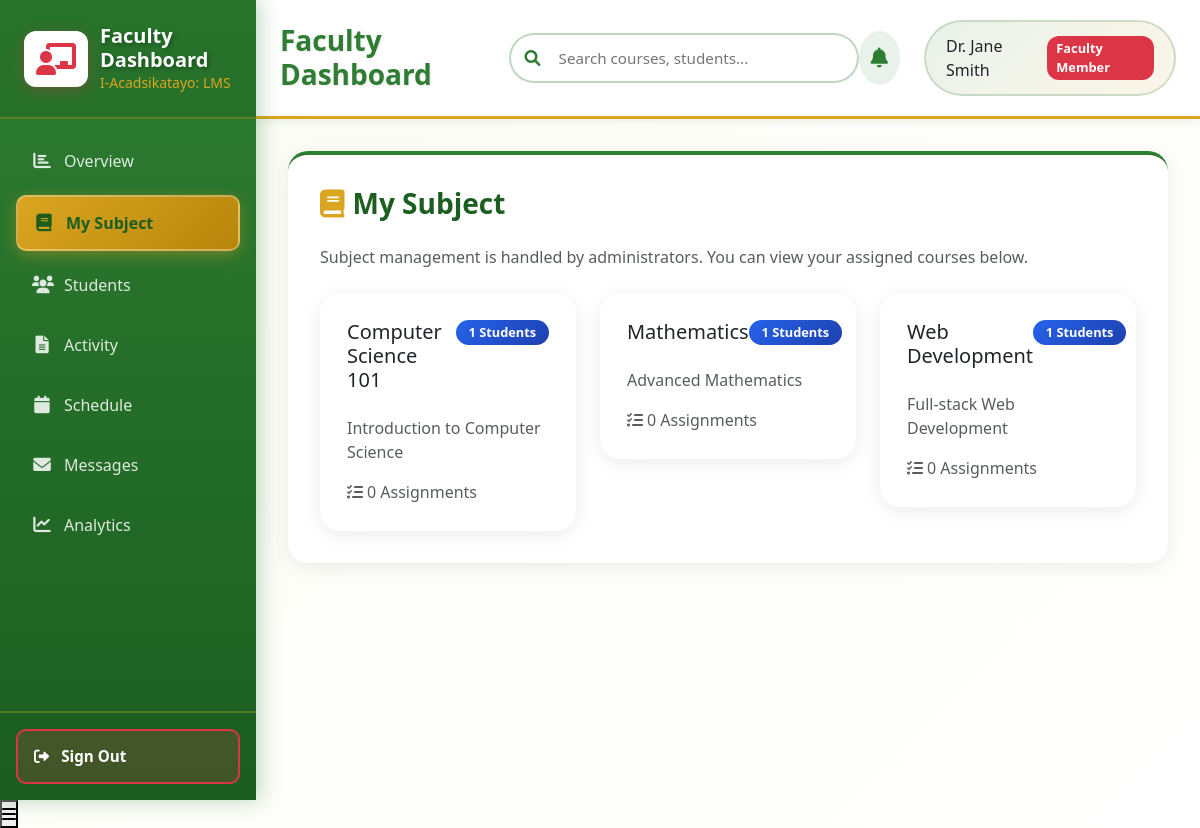
The page /faculty_dashboard.php?tab=courses (signed in) on the database its author committed.
### tables this page shows
CREATE TABLE courses (
    id INT PRIMARY KEY AUTO_INCREMENT,
    name VARCHAR(200) NOT NULL,
    description TEXT,
    instructor_id INT,
    created_at TIMESTAMP DEFAULT CURRENT_TIMESTAMP,
    updated_at TIMESTAMP DEFAULT CURRENT_TIMESTAMP ON UPDATE CURRENT_TIMESTAMP,
    FOREIGN KEY (instructor_id) REFERENCES users(id) ON DELETE SET NULL
);

### faculty_dashboard.php (the view, shortened to what this page needs)
<?php
$user_name = $_SESSION['user_name'];
$conn = new mysqli(DB_HOST, DB_USER, DB_PASS, DB_NAME);
$activeTab = isset($_GET['tab']) ? $_GET['tab'] : 'overview';
$colors = ['blue', 'emerald', 'purple', 'orange', 'indigo'];
$courses = [];
$stmt = $conn->prepare("
    SELECT c.id, c.name, c.description,
           (SELECT COUNT(*) FROM enrollments e WHERE e.course_id = c.id) as students,
           (SELECT COUNT(*) FROM assignments a WHERE a.course_id = c.id) as assignments
    FROM courses c
    WHERE c.instructor_id = ?
    ORDER BY c.created_at DESC
");
$stmt->bind_param("i", $_SESSION['user_id']);
$stmt->execute();
$course_result = $stmt->get_result();
if ($course_result && $course_result->num_rows > 0) {
    $color_index = 0;
    while ($row = $course_result->fetch_assoc()) {
        $row['color'] = $colors[$color_index % count($colors)];
        $courses[] = $row;
        $color_index++;
    }
}
$recent_activity = [];
?>
<!DOCTYPE html>
<html lang="en">
<head>
    <link href="https://cdn.jsdelivr.net/npm/bootstrap@5.3.3/dist/css/bootstrap.min.css" rel="stylesheet">
    <link rel="stylesheet" href="css/faculty_dashboard.css">
    <link rel="stylesheet" href="https://cdnjs.cloudflare.com/ajax/libs/font-awesome/6.0.0/css/all.min.css">
</head>
<body>
    <div class="dashboard">
        <aside class="sidebar">
            <div class="sidebar-header">
                <div class="sidebar-logo">
                    <i class="fas fa-chalkboard-teacher"></i>
                    <div>
                        <h3>Faculty Dashboard</h3>
                        <p>I-Acadsikatayo: LMS</p>
                    </div>
                </div>
            </div>
            <nav class="sidebar-nav">
                <ul>
                    <li class="<?= $activeTab === 'overview' ? 'active' : '' ?>">
                        <a href="?tab=overview">
                            <i class="fas fa-chart-bar"></i>
                            <span>Overview</span>
                        </a>
                    </li>
                    <li class="<?= $activeTab === 'courses' ? 'active' : '' ?>">
                        <a href="?tab=courses">
                            <i class="fas fa-book"></i>
                            <span>My Subject</span>
                        </a>
                    </li>
                    <li class="<?= $activeTab === 'students' ? 'active' : '' ?>">
                        <a href="?tab=students">
                            <i class="fas fa-users"></i>
                            <span>Students</span>
                        </a>
                    </li>
                    <li class="<?= $activeTab === 'activity' ? 'active' : '' ?>">
                        <a href="?tab=activity">
                            <i class="fas fa-file-text"></i>
                            <span>Activity</span>
                        </a>
                    </li>
                    <li class="<?= $activeTab === 'schedule' ? 'active' : '' ?>">
                        <a href="?tab=schedule">
                            <i class="fas fa-calendar"></i>
                            <span>Schedule</span>
                        </a>
                    </li>
                    <li class="<?= $activeTab === 'messages' ? 'active' : '' ?>">
                        <a href="?tab=messages">
                            <i class="fas fa-envelope"></i>
                            <span>Messages</span>
                        </a>
                    </li>
                    <li class="<?= $activeTab === 'analytics' ? 'active' : '' ?>">
                        <a href="?tab=analytics">
                            <i class="fas fa-chart-line"></i>
                            <span>Analytics</span>
                        </a>
                    </li>
                </ul>
            </nav>
            <div class="sidebar-footer">
                <a href="logout.php" class="logout-btn">
                    <i class="fas fa-sign-out-alt"></i>
                    <span>Sign Out</span>
                </a>
            </div>
        </aside>
        <main class="main-content">
            <header class="dashboard-header">
                <div class="header-left">
                    <h1>Faculty Dashboard</h1>
                    <div class="search-box">
                        <i class="fas fa-search"></i>
                        <input type="text" placeholder="Search courses, students...">
                    </div>
                </div>
                <div class="header-right">
                    <button class="notification-btn">
                        <i class="fas fa-bell"></i>
                    </button>
                    <div class="user-info">
                        <span><?php echo htmlspecialchars($user_name); ?></span>
                        <span class="user-role">Faculty Member</span>
                    </div>
                </div>
            </header>
            <div class="content">
                <?php if ($activeTab === 'overview'): ?>
                    <div class="stats-grid">
                        <div class="stat-card">
                            <div class="stat-icon blue">
                                <i class="fas fa-book"></i>
                            </div>
                            <div class="stat-info">
                                <h3><?php echo count($courses); ?></h3>
                                <p>Total Courses</p>
                            </div>
                        </div>
                        <div class="stat-card">
                            <div class="stat-icon emerald">
                                <i class="fas fa-users"></i>
                            </div>
                            <div class="stat-info">
                                <h3><?php echo array_sum(array_column($courses, 'students')); ?></h3>
                                <p>Total Students</p>
                            </div>
                        </div>
                        <div class="stat-card">
                            <div class="stat-icon purple">
                                <i class="fas fa-file-text"></i>
                            </div>
                            <div class="stat-info">
                                <h3><?php echo array_sum(array_column($courses, 'assignments')); ?></h3>
                                <p>Total Assignments</p>
                            </div>
                        </div>
                    </div>
                    <div class="quick-actions">
                        <h2>Quick Actions</h2>
                        <div class="actions-grid">
                            <button class="action-btn" data-bs-toggle="modal" data-bs-target="#addOnlineClassModal">
                                <i class="fas fa-video"></i>
                                <span>Create Online Class</span>
                            </button>
                            <button class="action-btn" data-bs-toggle="modal" data-bs-target="#createAssignmentModal">
                                <i class="fas fa-file-text"></i>
                                <span>Create Assignment/Quiz</span>
                            </button>
                            <button class="action-btn" onclick="window.location.href='?tab=students'">
                                <i class="fas fa-users"></i>
                                <span>View Students</span>
                            </button>
                            <button class="action-btn" onclick="window.location.href='?tab=analytics'">
                                <i class="fas fa-chart-bar"></i>
                                <span>View Analytics</span>
                            </button>
                        </div>
                    </div>
                    <div class="recent-activity">
                        <h2>Recent Activity</h2>
                        <div class="activity-list">
                            <?php if (empty($recent_activity)): ?>
                                <p class="text-muted">No recent activity.</p>
                            <?php else: ?>
                                <?php foreach ($recent_activity as $activity): ?>
                                <div class="activity-item">
                                    <div class="activity-icon blue">
                                        <i class="fas fa-file-text"></i>
                                    </div>
                                    <div class="activity-content">
                                        <p>Assignment submitted: <?php echo htmlspecialchars($activity['title']); ?></p>
                                        <span><?php echo htmlspecialchars($activity['student_name']); ?> • <?php echo htmlspecialchars($activity['course_name']); ?> • <?php echo date('M d, Y', strtotime($activity['submitted_at'])); ?></span>
                                    </div>
                                </div>
                                <?php endforeach; ?>
                            <?php endif; ?>
                        </div>
                    </div>
                <?php elseif ($activeTab === 'courses'): ?>
                    <div class="content-section">
                        <h2 class="mb-4"><i class="fas fa-book me-2"></i>My Subject</h2>
                        <p class="text-muted mb-4">Subject management is handled by administrators. You can view your assigned courses below.</p>
                        <div class="row">
                            <?php if (empty($courses)): ?>
                                <div class="col-12">
                                    <div class="alert alert-info">
                                        <i class="fas fa-info-circle me-2"></i>No courses assigned yet.
                                    </div>
                                </div>
                            <?php else: ?>
                                <?php foreach ($courses as $course): ?>
                                <div class="col-md-6 col-lg-4">
                                    <div class="course-card card">
                                        <div class="card-body">
                                            <div class="d-flex justify-content-between align-items-start mb-3">
                                                <h5 class="card-title"><?php echo htmlspecialchars($course['name']); ?></h5>
                                                <span class="badge bg-primary"><?php echo $course['students']; ?> Students</span>
                                            </div>
                                            <p class="card-text text-muted"><?php echo htmlspecialchars($course['description']); ?></p>
                                            <div class="d-flex justify-content-between mt-3">
                                                <span class="text-muted"><i class="fas fa-tasks me-1"></i><?php echo $course['assignments']; ?> Assignments</span>
                                            </div>
                                        </div>
                                    </div>
                                </div>
                                <?php endforeach; ?>
                            <?php endif; ?>
                        </div>
                    </div>
                <?php endif; ?>
            </div>
        </main>
    </div>
</body>
</html>

### rows shown on the page
courses: name "Computer Science 101", students "1", description "Introduction to Computer Science", assignments "0"
courses: name "Mathematics", students "1", description "Advanced Mathematics", assignments "0"
courses: name "Web Development", students "1", description "Full-stack Web Development", assignments "0"

### other values the page prints
$user_name "Dr. Jane Smith"
